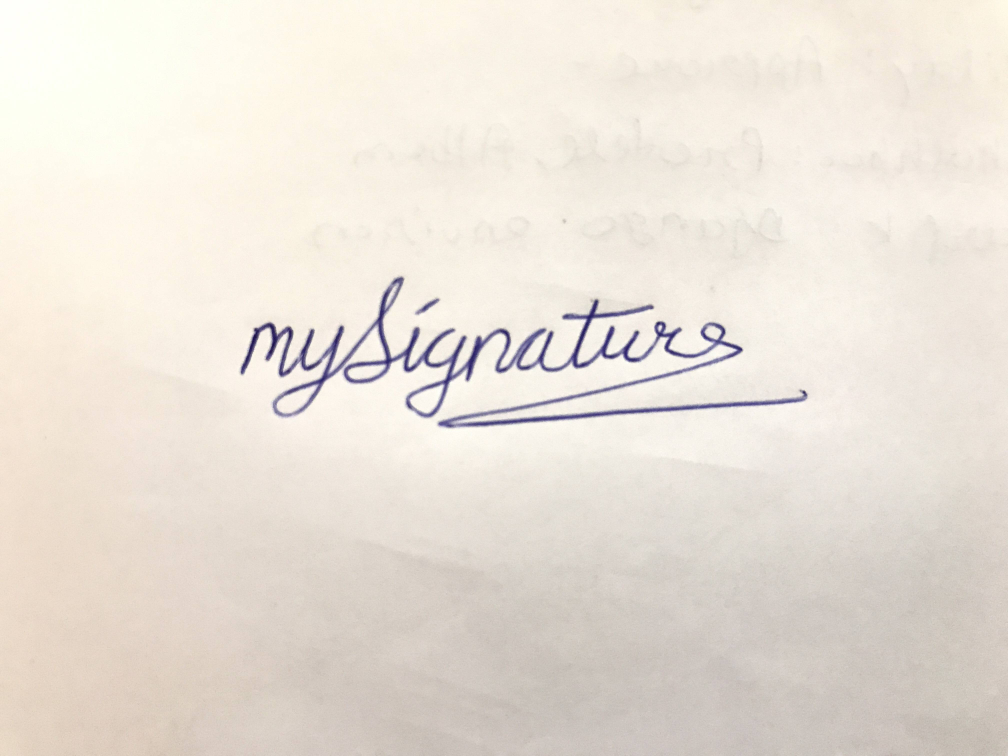
#> input picture Crop based on threshold/image.jpg, 4032 x 3024 px (shown at 1/4 size)
$ python crop.py
#> lines starting #> are read from the running program, lines starting #| are printed output that depends on the picture; after the words box and inside, x2 and y2 are one past the last pixel; in counts of white or black regions, pixels touching at a corner belong together
# -*- coding: utf-8 -*-
"""
Created on Mon Apr 30 16:35:17 2018

@author: 524316
"""

import cv2
import numpy as np

# load image
img = cv2.imread('image.jpg')
#> img is the input picture: shape (3024, 4032, 3); mean B, G, R 216.1, 225.6, 233.5
rsz_img = cv2.resize(img, None, fx=0.25, fy=0.25) # resize since image is huge
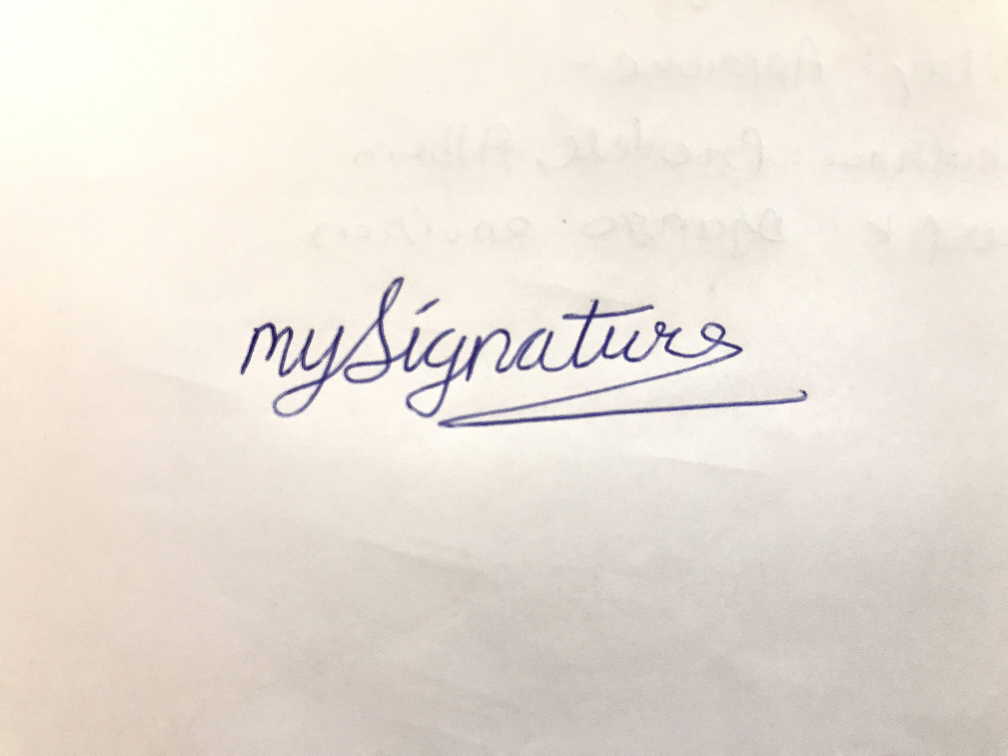
#> rsz_img: shape (756, 1008, 3); mean B, G, R 216.2, 225.8, 233.6
gray = cv2.cvtColor(rsz_img, cv2.COLOR_BGR2GRAY) # convert to grayscale

# threshold to get just the signature
retval, thresh_gray = cv2.threshold(gray, thresh=100, maxval=255, type=cv2.THRESH_BINARY)
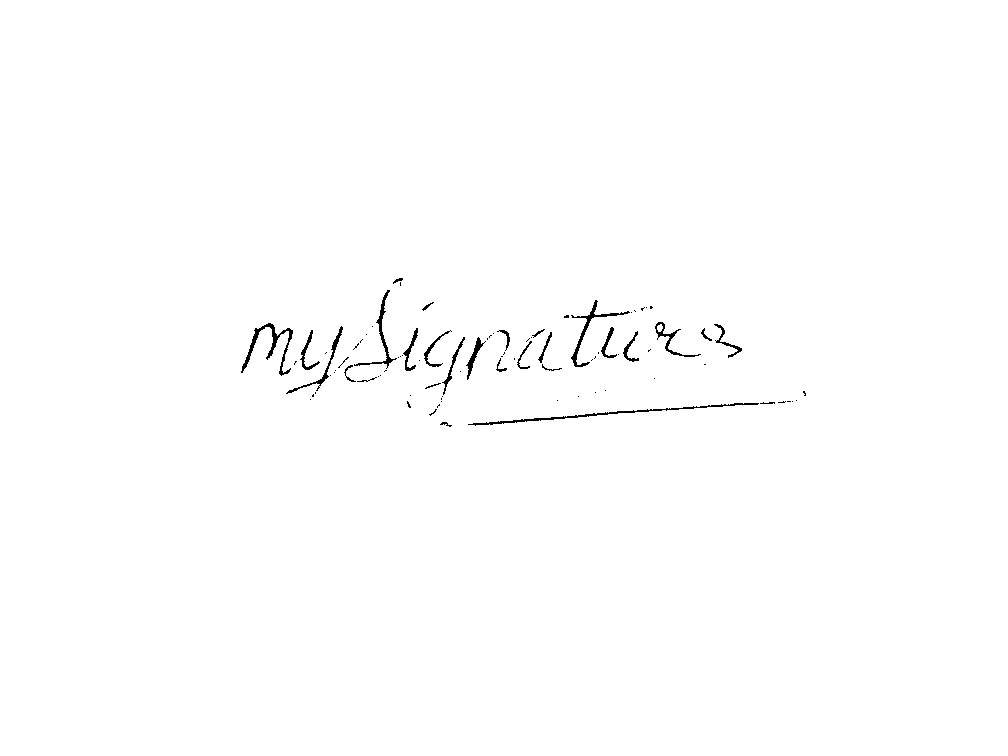
#> thresh_gray: shape (756, 1008); 99.4% white; black in thin lines or dots, all inside (x1, y1, x2, y2) = (241, 278, 806, 427)

# find where the signature is and make a cropped region
points = np.argwhere(thresh_gray==0) # find where the black pixels are
#> points = 4383 pairs, first value 278 to 426, second value 241 to 805
points = np.fliplr(points) # store them in x,y coordinates instead of row,col indices
#> points = 4383 pairs, first value 241 to 805, second value 278 to 426
x, y, w, h = cv2.boundingRect(points) # create a rectangle around those points
#> x = 241; y = 278; w = 565; h = 149
x, y, w, h = x-10, y-10, w+20, h+20 # make the box a little bigger
#> x = 231; y = 268; w = 585; h = 169
crop = gray[y:y+h, x:x+w] # create a cropped region of the gray image
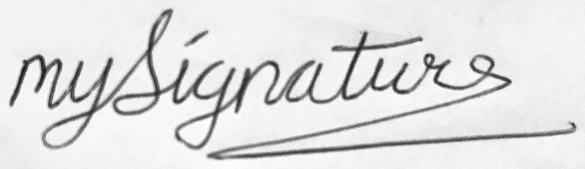
#> crop: shape (169, 585); min 24, max 255, mean 224

# get the thresholded crop
retval, thresh_crop = cv2.threshold(crop, thresh=200, maxval=255, type=cv2.THRESH_BINARY)
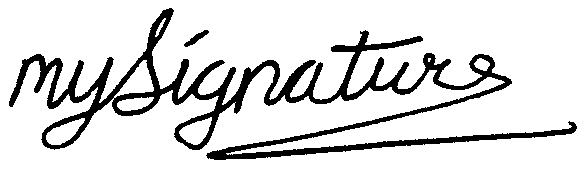
#> thresh_crop: shape (169, 585); 85.9% white; 2 black regions, box (x1, y1, x2, y2) and area: (9, 8, 577, 160) 13821, (184, 30, 209, 47) 143

# display
cv2.imshow("Cropped and thresholded image", thresh_crop)
cv2.waitKey(0)
cv2.destroyAllWindows()
